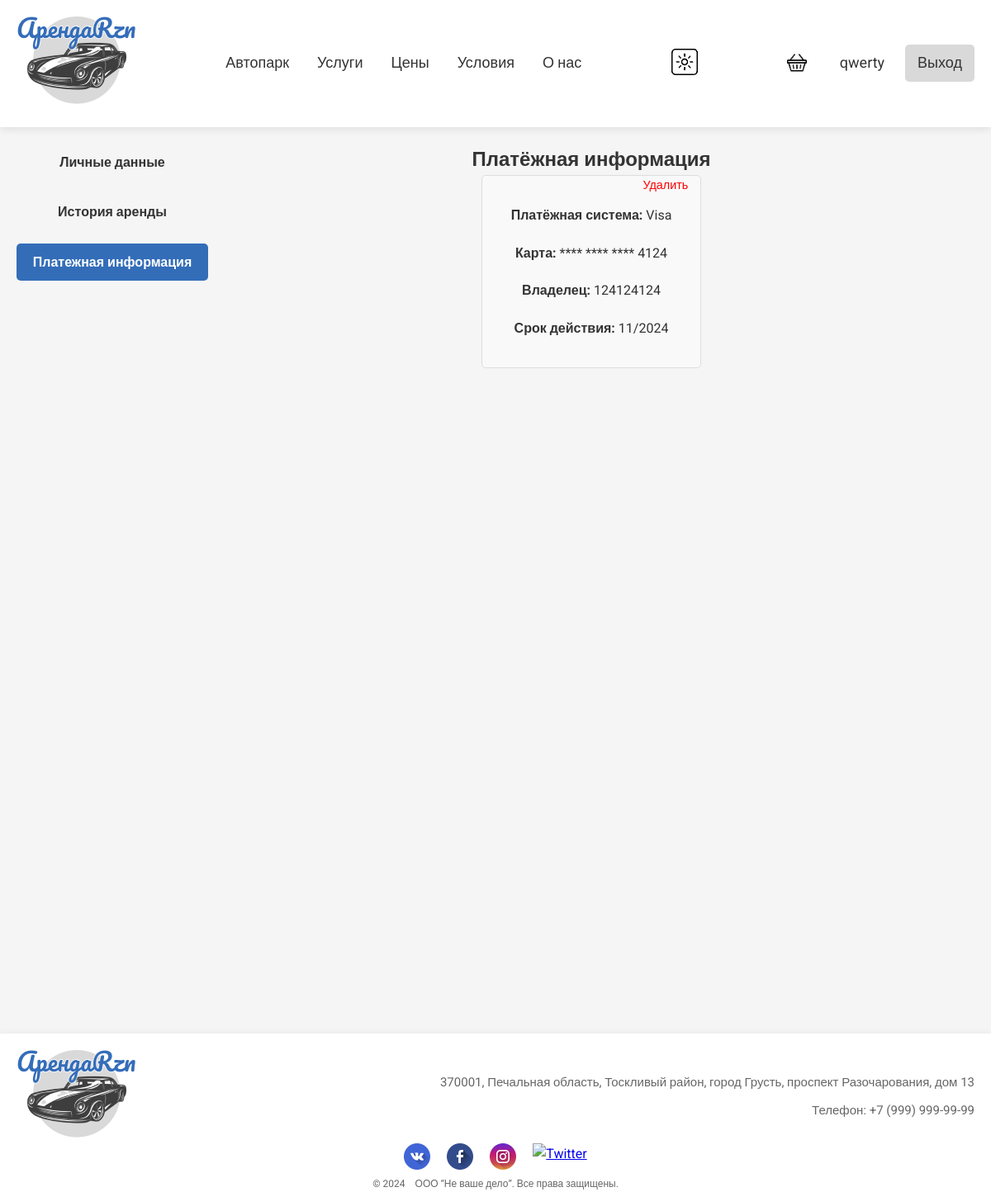
The app's page /users/payment/ (signed in), older data.
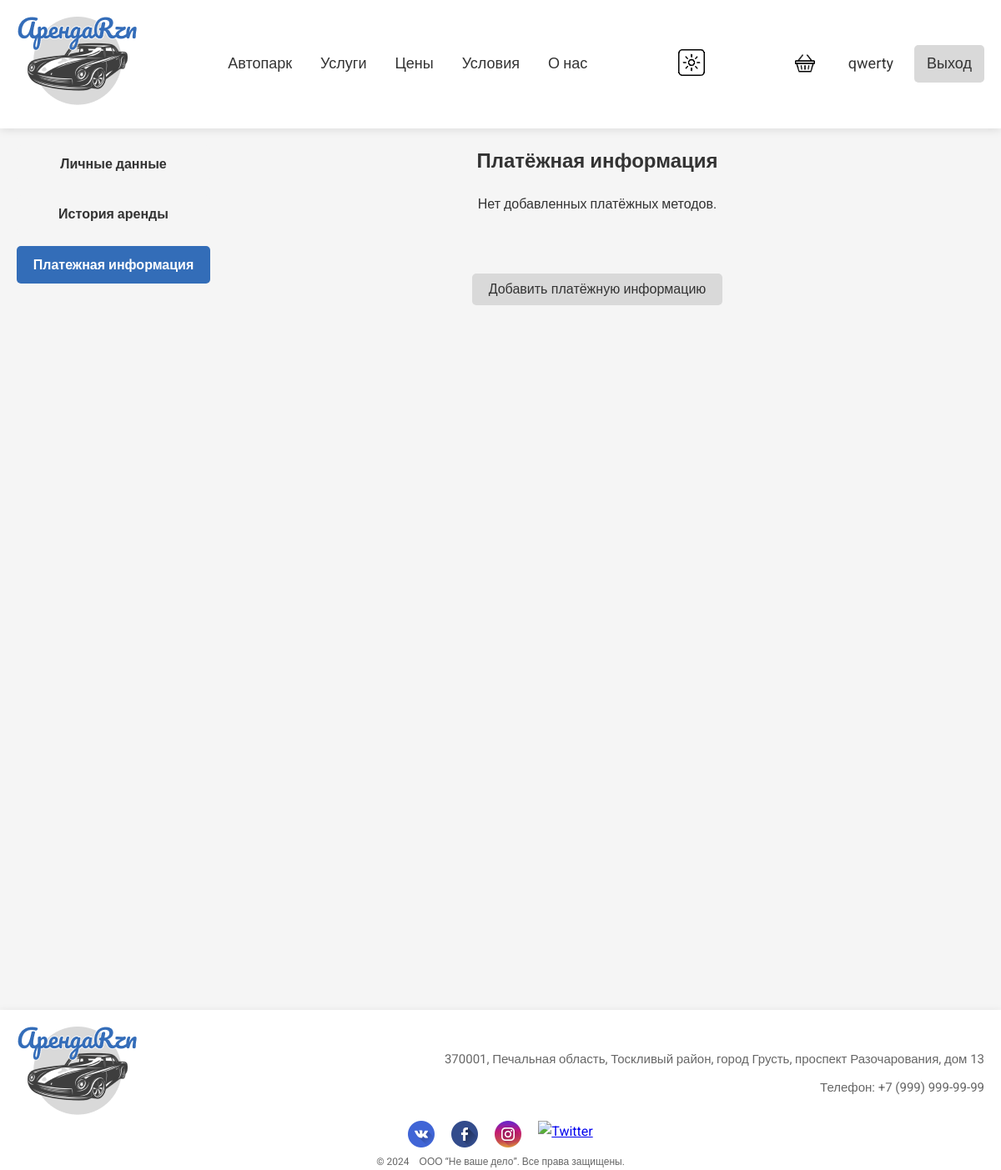
The same page, newer data.
### cars/models.py (models this page shows, shortened)
class PaymentInfo(models.Model):
    user = models.ForeignKey(settings.AUTH_USER_MODEL, on_delete=models.CASCADE)
    card_number = models.CharField(max_length=16, verbose_name="Номер карты")
    card_holder = models.CharField(max_length=100, verbose_name="Имя владельца")
    expiry_date = models.DateField(verbose_name="Срок действия")
    payment_system = models.CharField(
        max_length=50,
        choices=[
            ('visa', 'Visa'),
            ('mastercard', 'MasterCard'),
            ('mir', 'MIR'),
            ('paypal', 'PayPal'),
            ('yandex', 'Yandex Money'),
            ('qiwi', 'QIWI')
        ],
        verbose_name="Платёжная система"
    )
    added_at = models.DateTimeField(auto_now_add=True)
    class Meta():
        verbose_name = 'Способы оплаты пользователей'
        verbose_name_plural = 'Способы оплаты пользователей'

### users/views.py (the view)
# urls.py: path('payment/', payment_view, name='payment'),
@login_required
def payment_view(request):
    payment_methods = PaymentInfo.objects.filter(user=request.user)
    if request.method == 'POST':
        form = PaymentInfoForm(request.POST)
        if form.is_valid():
            payment_info = form.save(commit=False)
            payment_info.user = request.user
            payment_info.save()
            messages.success(request, "Платёжная информация успешно добавлена.")
            return redirect('users:payment')
    else:
        form = PaymentInfoForm()
    context = {
        'form': form,
        'payment_methods': payment_methods,
        'title': 'Платёжная информация',
    }
    return render(request, 'users/payment.html', context)

### users/templates/users/payment.html (shortened to what this page needs)
{% extends 'cars/base.html' %}
{% load static %}
{% block css %}
    <link rel="stylesheet" href="{% static 'css/payment.css' %}">
{% endblock %}
{% block context %}
<section class="payment-section">
    <div class="profile-sidebar">
        <ul>
            <li><a href="{% url 'users:profile' %}">Личные данные</a></li>
            <li><a href="{% url 'users:rental_history' %}">История аренды</a></li>
            <li><a class="active" href="{% url 'users:payment' %}">Платежная информация</a></li>
        </ul>
    </div>
    <div class="payment">
        <h1>Платёжная информация</h1>
        <div id="payment-methods" class="payment-methods show">
            {% for method in payment_methods %}
            <div class="payment-method">
                <p><strong>Платёжная система:</strong> {{ method.get_payment_system_display }}</p>
                <p><strong>Карта:</strong> **** **** **** {{ method.card_number|slice:"-4:" }}</p>
                <p><strong>Владелец:</strong> {{ method.card_holder }}</p>
                <p><strong>Срок действия:</strong> {{ method.expiry_date|date:"m/Y" }}</p>
                <a href="{% url 'users:delete_payment' method.id %}" class="delete-btn">Удалить</a>
            </div>
            {% empty %}
            <p>Нет добавленных платёжных методов.</p>
            <button id="add_payment" type="button" class="btn-submit">Добавить платёжную информацию</button>
            {% endfor %}
        </div>
    </div>
</section>
{% endblock %}

Row changes from the older to the newer data that the page shows:
removed PaymentInfo: payment_system "Visa", card_number "4124", card_holder "124124124", expiry_date "11/2024"
Text that changed along with them:
text now shown: "Нет добавленных платёжных методов. Добавить платёжную информацию"
